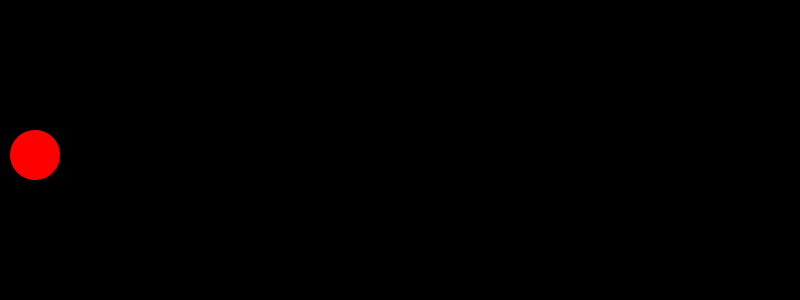
Frame 1 (no input)
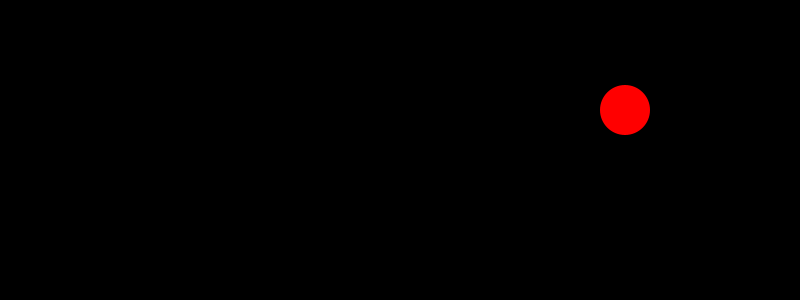
Frame 60 (the mouse pressed at the canvas centre just before this capture)
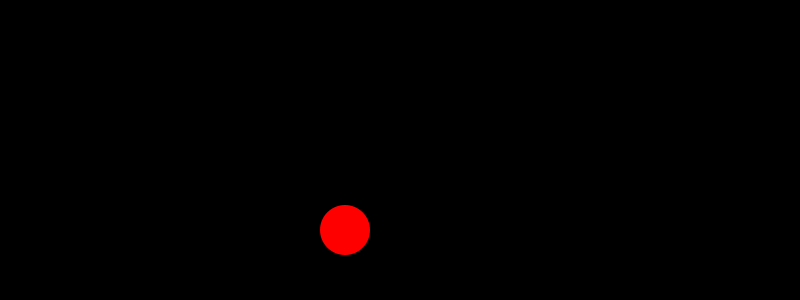
Frame 120 (the mouse held since frame 60 and released just before this capture)

The Processing sketch that drew these frames (run headless with seeded random() and noise(); from frame 60 on, the mouse is pressed at the canvas centre):

// Processing sketch: ProperDirectionControl2
// ── ProperDirectionControl2.pde
float x, y;
float dia;
float speedX;
float speedY;

void setup() {
  size(800, 300);
  smooth(4);
  background(0);
  noStroke();
  fill (255, 0, 0);
  frameRate(30);

  dia = 50;
  x = 0 + dia/2;
  y = height/2;  
  //A speed for X and Y (1 ball each)
  speedX = 10;
  speedY = 5;
}

void draw() {
  background(0);

  move();
  ellipse(x, y, dia, dia);
}

void move() {

  //Simply to get the ball rolling. Don't touch X again
  x = x + speedX;
  y = y + speedY;

  //Now lets control the direction when ball hits a side(s)
  //Simply ALWAYS just multiply by negative -1. Don't need to worry
  //about positive or negative directions. Much better than 
  // speed = speed + 1 and speed = speed - 1.
  if (x > width - dia/2 || x < 0 + dia/2) {
    speedX = speedX * -1;
  }

  if (y > height - dia/2 || y < 0 + dia/2) {
    speedY = speedY * -1;
  }
  //Thats it! Much easier than my old way
}
